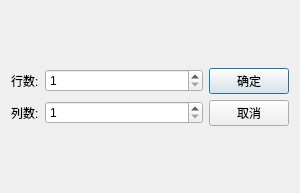
<?xml version="1.0" encoding="UTF-8"?>
<ui version="4.0">
 <class>RowColDialog</class>
 <widget class="QDialog" name="RowColDialog">
  <property name="geometry">
   <rect>
    <x>0</x>
    <y>0</y>
    <width>300</width>
    <height>193</height>
   </rect>
  </property>
  <property name="windowTitle">
   <string>Dialog</string>
  </property>
  <layout class="QVBoxLayout" name="verticalLayout">
   <item>
    <spacer name="verticalSpacer">
     <property name="orientation">
      <enum>Qt::Vertical</enum>
     </property>
     <property name="sizeHint" stdset="0">
      <size>
       <width>20</width>
       <height>52</height>
      </size>
     </property>
    </spacer>
   </item>
   <item>
    <layout class="QGridLayout" name="gridLayout">
     <item row="0" column="0">
      <widget class="QLabel" name="label">
       <property name="text">
        <string>行数:</string>
       </property>
      </widget>
     </item>
     <item row="0" column="1">
      <widget class="QSpinBox" name="m_spinRow">
       <property name="sizePolicy">
        <sizepolicy hsizetype="Expanding" vsizetype="Fixed">
         <horstretch>0</horstretch>
         <verstretch>0</verstretch>
        </sizepolicy>
       </property>
       <property name="minimum">
        <number>1</number>
       </property>
       <property name="maximum">
        <number>100</number>
       </property>
      </widget>
     </item>
     <item row="0" column="2">
      <widget class="QPushButton" name="m_btnOk">
       <property name="text">
        <string>确定</string>
       </property>
       <property name="default">
        <bool>true</bool>
       </property>
      </widget>
     </item>
     <item row="1" column="0">
      <widget class="QLabel" name="label_2">
       <property name="text">
        <string>列数:</string>
       </property>
      </widget>
     </item>
     <item row="1" column="1">
      <widget class="QSpinBox" name="m_spinCol">
       <property name="sizePolicy">
        <sizepolicy hsizetype="Expanding" vsizetype="Fixed">
         <horstretch>0</horstretch>
         <verstretch>0</verstretch>
        </sizepolicy>
       </property>
       <property name="minimum">
        <number>1</number>
       </property>
       <property name="maximum">
        <number>100</number>
       </property>
      </widget>
     </item>
     <item row="1" column="2">
      <widget class="QPushButton" name="m_btnCancel">
       <property name="text">
        <string>取消</string>
       </property>
      </widget>
     </item>
    </layout>
   </item>
   <item>
    <spacer name="verticalSpacer_2">
     <property name="orientation">
      <enum>Qt::Vertical</enum>
     </property>
     <property name="sizeHint" stdset="0">
      <size>
       <width>20</width>
       <height>51</height>
      </size>
     </property>
    </spacer>
   </item>
  </layout>
 </widget>
 <resources/>
 <connections>
  <connection>
   <sender>m_btnOk</sender>
   <signal>clicked()</signal>
   <receiver>RowColDialog</receiver>
   <slot>accept()</slot>
   <hints>
    <hint type="sourcelabel">
     <x>249</x>
     <y>81</y>
    </hint>
    <hint type="destinationlabel">
     <x>149</x>
     <y>96</y>
    </hint>
   </hints>
  </connection>
  <connection>
   <sender>m_btnCancel</sender>
   <signal>clicked()</signal>
   <receiver>RowColDialog</receiver>
   <slot>reject()</slot>
   <hints>
    <hint type="sourcelabel">
     <x>249</x>
     <y>110</y>
    </hint>
    <hint type="destinationlabel">
     <x>149</x>
     <y>96</y>
    </hint>
   </hints>
  </connection>
 </connections>
</ui>
